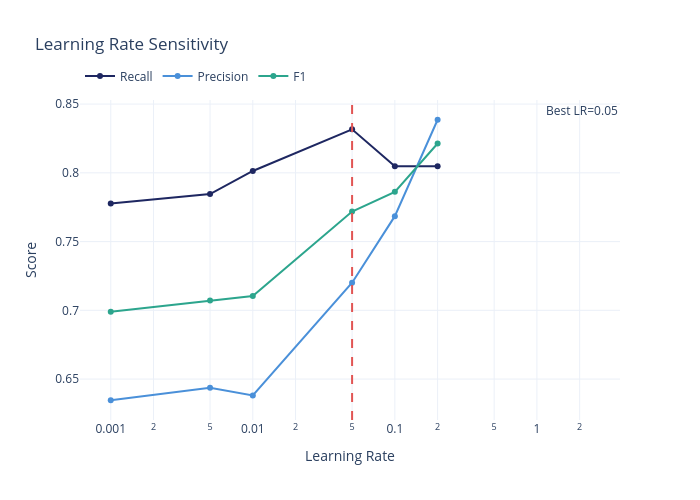

Notebook cell for this chart:
### Markdown cell above
---
## 8. Learning Rate Sensitivity

### Code cell
# Sweep learning rate with fixed other parameters
best_cb_params = best_cb.get_params()
learning_rates = [0.001, 0.005, 0.01, 0.05, 0.1, 0.2]
lr_results = []

for lr in learning_rates:
    cb_lr = CatBoostClassifier(
        iterations=best_cb_params.get("iterations", 100),
        depth=best_cb_params.get("depth", 6),
        learning_rate=lr,
        l2_leaf_reg=best_cb_params.get("l2_leaf_reg", 3),
        subsample=best_cb_params.get("subsample", 1.0),
        scale_pos_weight=pos_weight,
        random_state=RANDOM_STATE,
        verbose=0,
    )

    cb_lr.fit(X_train_prep, y_train, verbose=False)
    y_pred_lr = cb_lr.predict(X_test_prep)
    y_score_lr = cb_lr.predict_proba(X_test_prep)[:, 1]

    lr_results.append({
        "learning_rate": lr,
        "recall": recall_score(y_test, y_pred_lr),
        "precision": precision_score(y_test, y_pred_lr, zero_division=0),
        "f1": f1_score(y_test, y_pred_lr),
        "auc": roc_auc_score(y_test, y_score_lr),
    })

df_lr = pd.DataFrame(lr_results)
fig_lr = go.Figure()
for metric, color in [("recall", COLORS["navy"]), ("precision", COLORS["accent"]),
                       ("f1", COLORS["green"])]:
    fig_lr.add_trace(go.Scatter(
        x=df_lr["learning_rate"], y=df_lr[metric],
        name=metric.capitalize(),
        line=dict(color=color, width=2),
        mode="lines+markers",
    ))
fig_lr.add_vline(x=best_cb_params.get("learning_rate", 0.1), line_dash="dash", line_color=COLORS["red"],
                  annotation_text=f"Best LR={best_cb_params.get('learning_rate', 0.1)}")
fig_lr.update_layout(
    title="Learning Rate Sensitivity",
    xaxis_title="Learning Rate",
    xaxis_type="log",
    yaxis_title="Score",
    height=500, width=700,
    legend=dict(orientation="h", y=1.12),
)
fig_lr.show()
save_chart(fig_lr, MODEL_SLUG, "learning_rate_sensitivity")

### Figure 1 — Plotly figure (JSON) as saved in the notebook; plotly's stock layout.template omitted (floating-point values rounded to 4 significant figures)
{"data": [{"line": {"color": "#1E2761", "width": 2}, "mode": "lines+markers", "name": "Recall", "type": "scatter", "x": [0.001, 0.005, 0.01, 0.05, 0.1, 0.2], "y": [0.7778, 0.7845, 0.8013, 0.8316, 0.8047, 0.8047]}, {"line": {"color": "#4A90D9", "width": 2}, "mode": "lines+markers", "name": "Precision", "type": "scatter", "x": [0.001, 0.005, 0.01, 0.05, 0.1, 0.2], "y": [0.6346, 0.6436, 0.6381, 0.7201, 0.7685, 0.8386]}, {"line": {"color": "#2CA58D", "width": 2}, "mode": "lines+markers", "name": "F1", "type": "scatter", "x": [0.001, 0.005, 0.01, 0.05, 0.1, 0.2], "y": [0.6989, 0.7071, 0.7104, 0.7719, 0.7862, 0.8213]}], "layout": {"annotations": [{"showarrow": false, "text": "Best LR=0.05", "x": 0.05, "xanchor": "left", "xref": "x", "y": 1, "yanchor": "top", "yref": "y domain"}], "height": 500, "legend": {"orientation": "h", "y": 1.12}, "shapes": [{"line": {"color": "#E15554", "dash": "dash"}, "type": "line", "x0": 0.05, "x1": 0.05, "xref": "x", "y0": 0, "y1": 1, "yref": "y domain"}], "title": {"text": "Learning Rate Sensitivity"}, "width": 700, "xaxis": {"title": {"text": "Learning Rate"}, "type": "log"}, "yaxis": {"title": {"text": "Score"}}}}
